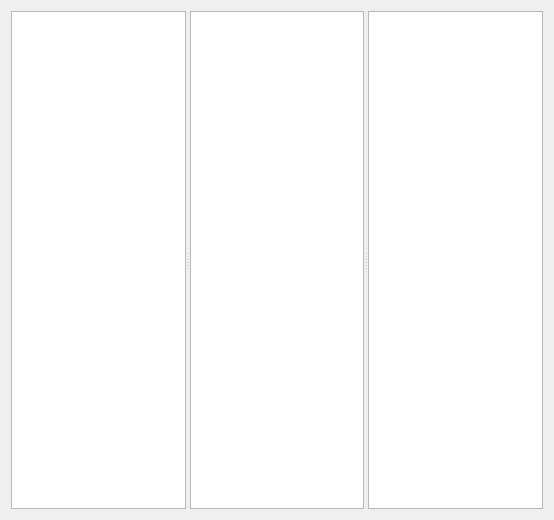
<?xml version="1.0" encoding="UTF-8"?>
<ui version="4.0">
 <class>Dialog</class>
 <widget class="QDialog" name="Dialog">
  <property name="geometry">
   <rect>
    <x>0</x>
    <y>0</y>
    <width>554</width>
    <height>520</height>
   </rect>
  </property>
  <property name="windowTitle">
   <string>Dialog</string>
  </property>
  <layout class="QVBoxLayout" name="verticalLayout">
   <item>
    <widget class="QSplitter" name="splitter">
     <property name="orientation">
      <enum>Qt::Horizontal</enum>
     </property>
     <widget class="QListView" name="listView"/>
     <widget class="QTreeView" name="treeView"/>
     <widget class="QTableView" name="tableView"/>
    </widget>
   </item>
  </layout>
 </widget>
 <resources/>
 <connections/>
</ui>
